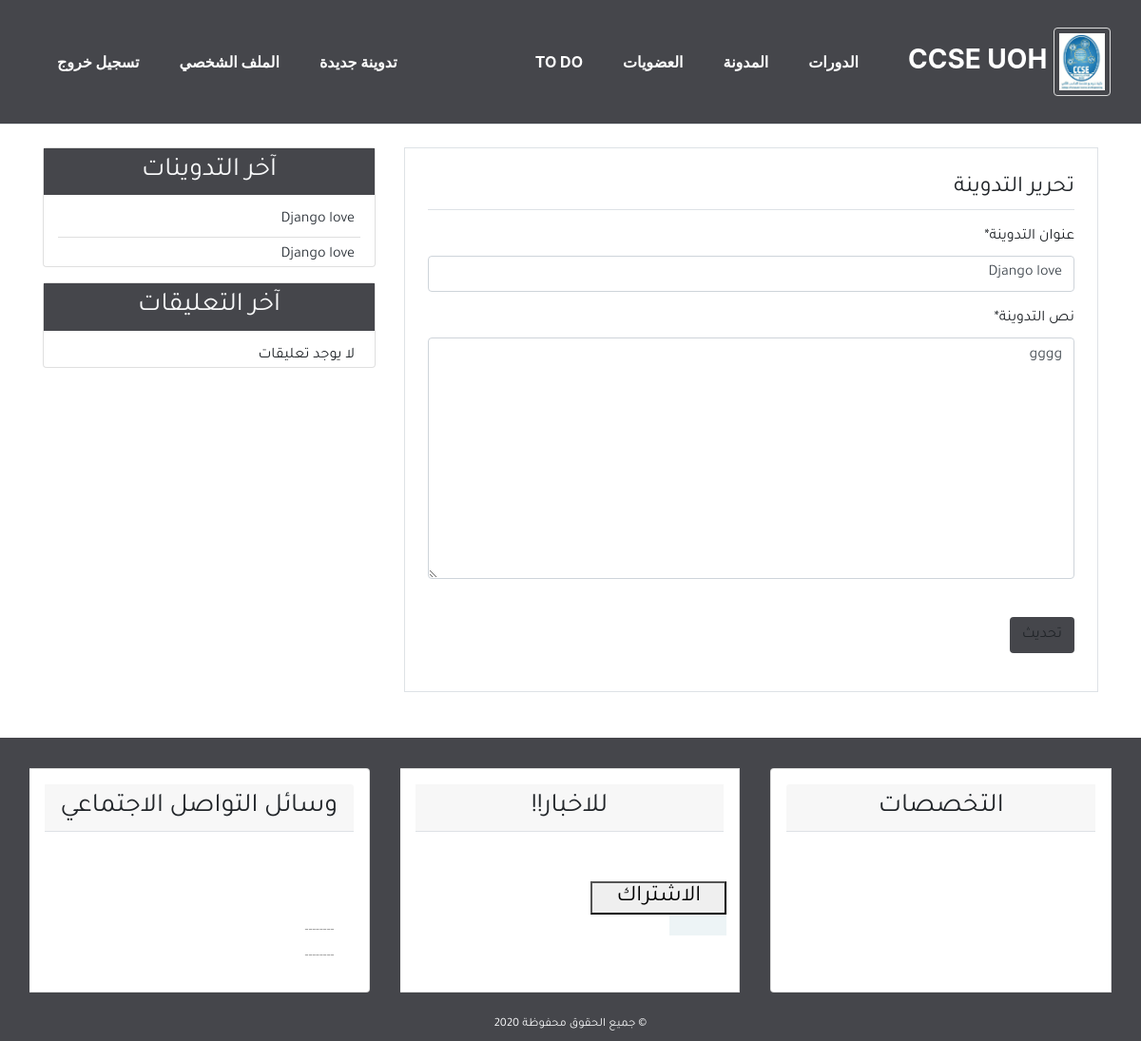
Screenshot of /detail/2/update/ (signed in) with the database file from the repository.
### blog/models.py (models this page shows, shortened)
class Post(models.Model):
    title = models.CharField(max_length=100)
    content = models.TextField()
    post_date = models.DateTimeField(default=timezone.now)
    post_update = models.DateTimeField(auto_now=True)
    author = models.ForeignKey(User, on_delete=models.CASCADE)
    class Meta:
        ordering = ('-post_date', )

### blog/views.py (the view, shortened to what this page needs)
# urls.py: path('detail/<slug:pk>/update/', PostUpdateView.as_view(), name='post-update'),
class PostUpdateView(UserPassesTestMixin,LoginRequiredMixin, UpdateView):
    model = Post
    template_name = 'blog/post_update.html'
    form_class = PostCreateForm
    def test_func(self):
        post = self.get_object()
        if self.request.user == post.author:
            return True
        else:
            return False

### blog/forms.py
class PostCreateForm(forms.ModelForm):
    title = forms.CharField(label='عنوان التدوينة')
    content = forms.CharField(label='نص التدوينة', widget=forms.Textarea)
    class Meta:
        model = Post
        fields = ['title', 'content']

### blog/templatetags/post_tag.py (called while the page is built)
@register.inclusion_tag('blog/latest_posts.html')
def latest_posts():
    context = {
        'l_posts': Post.objects.all()[0:5],
    }
    return context

@register.inclusion_tag('blog/latest_comments.html')
def latest_comments():
    context = {
        'l_comments': Comment.objects.filter(active=True)[:5],
    }
    return context

### blog/templates/blog/post_update.html (shortened to what this page needs)
{% extends 'blog/base.html' %}
{% block content %}
{% load crispy_forms_tags %}
<div class="border p-4 mb-5">
    <legend class="border-bottom pb-1 mb-3">تحرير التدوينة</legend>
    <form method="POST">
        {{form|crispy}}
        <input    class="btn bg-secondary mt-4" type="submit" value="تحديث">
    </form>
</div>
{% endblock content %}

### blog/templates/blog/latest_posts.html
<ul class="list-group-flush latest-post">
    {% for post in l_posts %}
    <li class="list-group-item latest-post-item">
        <a class="text-dark" href="{% url 'detail' post.id %}">{{post.title}}</a>
    </li>
    {% empty %}
    <li class="list-group-item latest-post-item">لا يوجد تدوينات</li>
    {% endfor %}
</ul>

### blog/static/blog/css/main1.css (style rules this page uses)
html, body { direction: rtl; text-align: right; }
body { font-family: 'Tajawal', sans-serif; }
.bg-secondary { background-color: #45464b !important; }
.latest-post, .latest-comment { padding: 0 15px; }
.latest-post .latest-post-item, .latest-comment .latest-comment-item { padding: 6px; }
.latest-post li:first-child, .latest-comment li:first-child { border-top: 0; }
.latest-post li:last-child, .latest-comment li:last-child { border-bottom: 0; padding-bottom: 0; }

### blog/static/blog/css/main11.css (style rules this page uses)
ul, ol { padding: 0; margin: 0; }
.bg-secondary { background-color: #45464b !important; }

### rows the page displays
Post: title "Django love", content "gggg"
Post: title "Django love"
